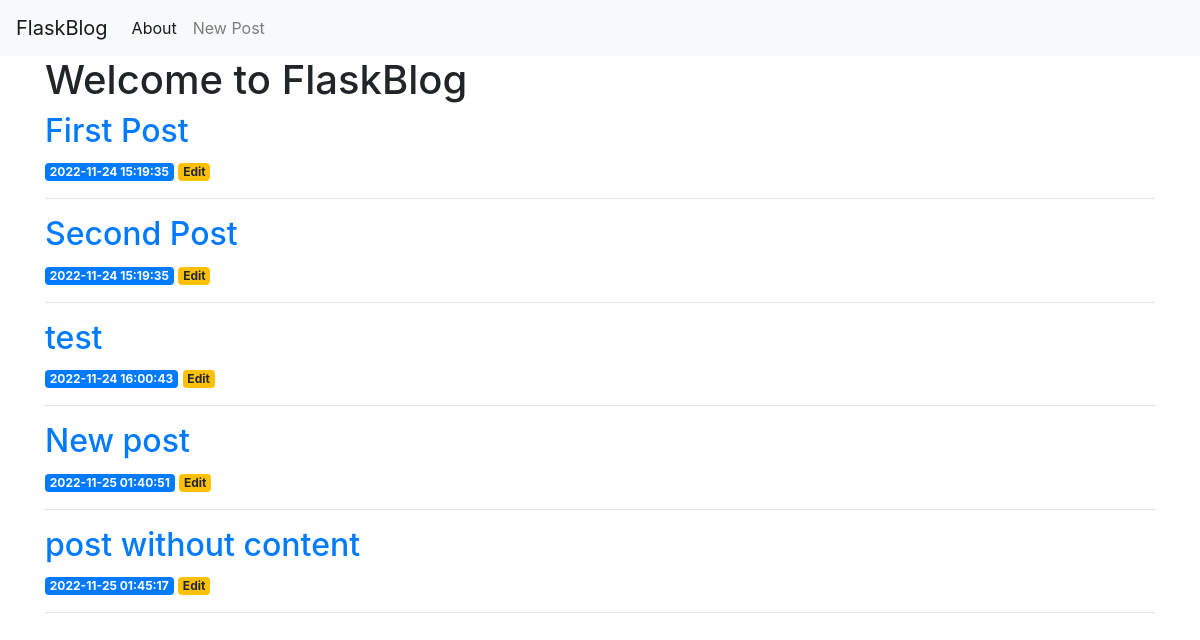
The page / on the database its author committed.
### tables this page shows
CREATE TABLE posts (
    id INTEGER PRIMARY KEY AUTOINCREMENT,
    created TIMESTAMP NOT NULL DEFAULT CURRENT_TIMESTAMP,
    title TEXT NOT NULL,
    content TEXT NOT NULL
);

### app.py (the view)
@app.route("/")
def index():
    conn = get_db_connection()
    posts = conn.execute("SELECT * FROM posts").fetchall()
    conn.close()
    return render_template("index.html", posts=posts)

### app.py (called while the page is built)
def get_db_connection():
    conn = sqlite3.connect("database.db")
    conn.row_factory = sqlite3.Row
    return conn

### templates/index.html
{% extends 'base.html' %}
{% block content %}
    <h1>{% block title %} Welcome to FlaskBlog {% endblock %}</h1>
    {% for post in posts %}
    	<a href="{{ url_for('post', post_id=post['id']) }}">
    		<h2>{{ post["title"] }}</h2>
    	</a>
    	<span class="badge badge-primary">{{ post["created"] }}</span>
    	<a href="{{ url_for('edit', id=post['id']) }}">
            <span class="badge badge-warning">Edit</span>
        </a>
        <hr>
    {% endfor %}
{% endblock %}

### templates/base.html (shortened to what this page needs)
<!doctype html>
<html lang="en">
  <head>
    <link rel="stylesheet" href="https://stackpath.bootstrapcdn.com/bootstrap/4.3.1/css/bootstrap.min.css">
  </head>
  <body>
    <nav class="navbar navbar-expand-md navbar-light bg-light">
        <a class="navbar-brand" href="{{ url_for('index')}}">FlaskBlog</a>
        <div class="collapse navbar-collapse" id="navbarNav">
            <ul class="navbar-nav">
            <li class="nav-item active">
                <a class="nav-link" href="#">About</a>
            </li>
            <li class="nav-item">
            <a class="nav-link" href="{{url_for('create')}}">New Post</a>
        </li>
            </ul>
        </div>
    </nav>
    <div class="container">
        {% block content %} {% endblock %}
    </div>
  </body>
</html>

### rows shown on the page
posts: title "First Post", created "2022-11-24 15:19:35"
posts: title "Second Post", created "2022-11-24 15:19:35"
posts: title "test", created "2022-11-24 16:00:43"
posts: title "New post", created "2022-11-25 01:40:51"
posts: title "post without content", created "2022-11-25 01:45:17"
